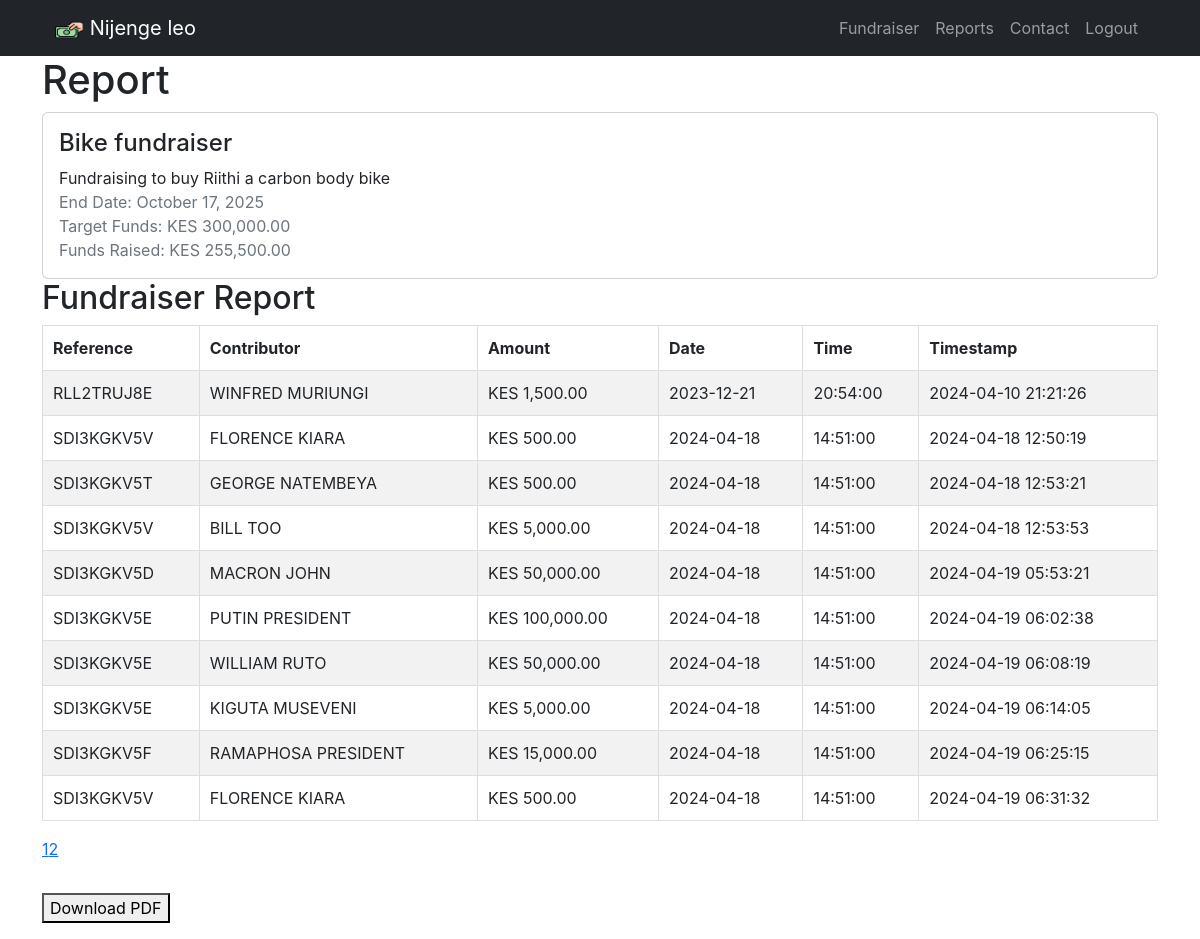
The app's page /report/3/page/1 (signed in) with its own data.
### models.py (models this page shows, shortened)
class Fundraiser(db.Model):
    id = db.Column(db.Integer, primary_key=True)
    user_id = db.Column(db.Integer, db.ForeignKey("user.id"), nullable=False)
    name = db.Column(db.String, nullable=False)
    description = db.Column(db.String)
    end_date = db.Column(db.DateTime, nullable=False)
    target_funds = db.Column(db.Integer, nullable=False)
    user = db.relationship("User", backref=db.backref("fundraisers", lazy=True))
    @property
    def funds_raised(self):
        total = (
            db.session.query(func.sum(Contribution.amount))
            .filter_by(fundraiser_id=self.id)
            .scalar()
        )
        return total or 0

class Contribution(db.Model):
    __tablename__ = 'contributions'
    contribution_id = db.Column(db.Integer, primary_key=True, autoincrement=True)
    fundraiser_id = db.Column(db.Integer, db.ForeignKey('fundraiser.id'), nullable=False)
    contribution_reference = db.Column(db.Text, nullable=False)
    contributor_name = db.Column(db.Text, nullable=False)
    phone_number = db.Column(db.Text, nullable=False)
    amount = db.Column(db.DECIMAL, nullable=False)
    contribution_date = db.Column(db.Date, nullable=False)
    contribution_time = db.Column(db.Time, nullable=False)
    timestamp = db.Column(db.DateTime(timezone=True), server_default=func.now())
    fundraiser = db.relationship('Fundraiser', backref='contributions')
    def to_dict(self):
        return {
            'contribution_reference': self.contribution_reference,
            'contributor_name': self.contributor_name,
            'phone_number': self.phone_number,
            'amount': self.amount,
            'contribution_time': self.contribution_time.strftime("%H:%M:%S"),  # Convert time to string
            'timestamp': self.timestamp.strftime("%Y-%m-%d %H:%M:%S"),  # Convert timestamp to string
            'contribution_date': self.contribution_date.strftime("%Y-%m-%d"),  # Convert date to string
        }

### app.py (the view)
@app.route("/report/<int:fundraiser_id>/page/<int:page_number>")
@login_required
def report(fundraiser_id, page_number):
    try:
        if fundraiser_id == 0:
            return redirect(
                url_for("fundraiser")
            )  # Call create_fundraiser() when fundraiser_id is 0
        fundraiser = Fundraiser.query.get_or_404(fundraiser_id)
        per_page = 10
        start = (page_number - 1) * per_page  # Calculate start index
        contributions = Contribution.query.filter_by(fundraiser_id=fundraiser_id)
        total_contributions = contributions.count()
        total_pages = math.ceil(total_contributions / per_page)
        if start >= total_contributions:
            return "Page number out of range", 404
        results = contributions.limit(per_page).offset(start).all()
        contributions_dicts = [contribution.to_dict() for contribution in results]
        return render_template(
            "report.html",
            fundraiser=fundraiser,
            contributions=contributions_dicts,
            total_pages=total_pages,
            current_page=page_number,
        )
    except Exception as e:
        app.logger.error(f"Error generating report: {str(e)}")
        return error(
            "An error occurred while generating the report. Please try again later.",
            500,
        )

### app.py (called while the page is built)
@app.template_filter("currency_format")
def currency_format(value):
    formatted_value = f"KES {value:,.2f}"  # Format as KES with thousands separator and 2 decimal places
    return formatted_value

### models.py (called while the page is built)
def login_required(func):
    @wraps(func)
    def decorated_function(*args, **kwargs):
        if 'user_id' not in session:
            return redirect(url_for('login'))
        g.user = User.query.get(session['user_id'])  # Retrieve user information
        return func(*args, **kwargs)
    return decorated_function

### templates/report.html (shortened to what this page needs)
{% extends "layout.html" %}
{% block content %}
<div class="container">
    <h1>Report</h1>
  <div class="card">
    <div class="card-body">
      <h4 class="card-title">{{ fundraiser.name }}</h4>
      <p class="card-text">{{ fundraiser.description }}</p>
      <p class="text-muted">
        End Date: {{ fundraiser.end_date.strftime("%B %d, %Y") }}<br>
        Target Funds: {{ fundraiser.target_funds | currency_format }}<br>
        Funds Raised: {{ fundraiser.funds_raised | currency_format }}
      </p>
    </div>
  </div>
  <h2>Fundraiser Report</h2>
  <table id="contributions-table" class="table table-bordered table-striped">
  <thead>
    <tr>
      <th>Reference</th>
      <th>Contributor</th>
      <th>Amount</th>
      <th>Date</th>
      <th>Time</th>
      <th>Timestamp</th>
    </tr>
  </thead>
  <tbody>
    {% for contribution in contributions %}  <tr>
        <td>{{ contribution.contribution_reference }}</td>
        <td>{{ contribution.contributor_name }}</td>
        <td>{{ contribution.amount|currency_format }}</td>
        <td>{{ contribution.contribution_date }}</td>
        <td>{{ contribution.contribution_time }}</td>
        <td>{{ contribution.timestamp }}</td>
      </tr>
    {% endfor %}
  </tbody>
</table>
  <nav aria-label="Page navigation">
    <ul class="pagination">
      {% for page in range(1, total_pages + 1) %}
      {% if page == current_page %}
      <li class="active"><a href="#" data-page-number="{{ page }}">{{ page }}</a></li>
      {% else %}
      <li>
        <a href="{{ url_for('report', fundraiser_id=fundraiser.id, page_number=page) }}" data-page-number="{{ page }}">{{
          page }}</a>
      </li>
      {% endif %}
      {% endfor %}
    </ul>
  </nav>
  <button id="download-pdf">Download PDF</button>
  <pre id="contributions-data" style="display: none;">{{ contributions|tojson }}</pre>  </div>
{% endblock %}

### records on screen
Fundraiser: name "Bike fundraiser", description "Fundraising to buy Riithi a carbon body bike", end_date "October 17, 2025", target_funds "KES 300,000.00"
Contribution: contribution_reference "RLL2TRUJ8E", contributor_name "WINFRED MURIUNGI", amount "KES 1,500.00", contribution_date "2023-12-21", contribution_time "20:54:00", timestamp "2024-04-10 21:21:26"
Contribution: contribution_reference "SDI3KGKV5V", contributor_name "FLORENCE KIARA", amount "KES 500.00", contribution_date "2024-04-18", contribution_time "14:51:00", timestamp "2024-04-18 12:50:19"
Contribution: contribution_reference "SDI3KGKV5T", contributor_name "GEORGE NATEMBEYA", amount "KES 500.00", contribution_date "2024-04-18", contribution_time "14:51:00", timestamp "2024-04-18 12:53:21"
Contribution: contribution_reference "SDI3KGKV5V", contributor_name "BILL TOO", amount "KES 5,000.00", contribution_date "2024-04-18", contribution_time "14:51:00", timestamp "2024-04-18 12:53:53"
Contribution: contribution_reference "SDI3KGKV5D", contributor_name "MACRON JOHN", amount "KES 50,000.00", contribution_date "2024-04-18", contribution_time "14:51:00", timestamp "2024-04-19 05:53:21"
Contribution: contribution_reference "SDI3KGKV5E", contributor_name "PUTIN PRESIDENT", amount "KES 100,000.00", contribution_date "2024-04-18", contribution_time "14:51:00", timestamp "2024-04-19 06:02:38"
Contribution: contribution_reference "SDI3KGKV5E", contributor_name "WILLIAM RUTO", amount "KES 50,000.00", contribution_date "2024-04-18", contribution_time "14:51:00", timestamp "2024-04-19 06:08:19"
Contribution: contribution_reference "SDI3KGKV5E", contributor_name "KIGUTA MUSEVENI", amount "KES 5,000.00", contribution_date "2024-04-18", contribution_time "14:51:00", timestamp "2024-04-19 06:14:05"
Contribution: contribution_reference "SDI3KGKV5F", contributor_name "RAMAPHOSA PRESIDENT", amount "KES 15,000.00", contribution_date "2024-04-18", contribution_time "14:51:00", timestamp "2024-04-19 06:25:15"
Contribution: contribution_reference "SDI3KGKV5V", contributor_name "FLORENCE KIARA", amount "KES 500.00", contribution_date "2024-04-18", contribution_time "14:51:00", timestamp "2024-04-19 06:31:32"

### other values on screen
{{ fundraiser.funds_raised | currency_format }} "KES 255,500.00"
{{ page }} "1"
{{ page }} "2"
